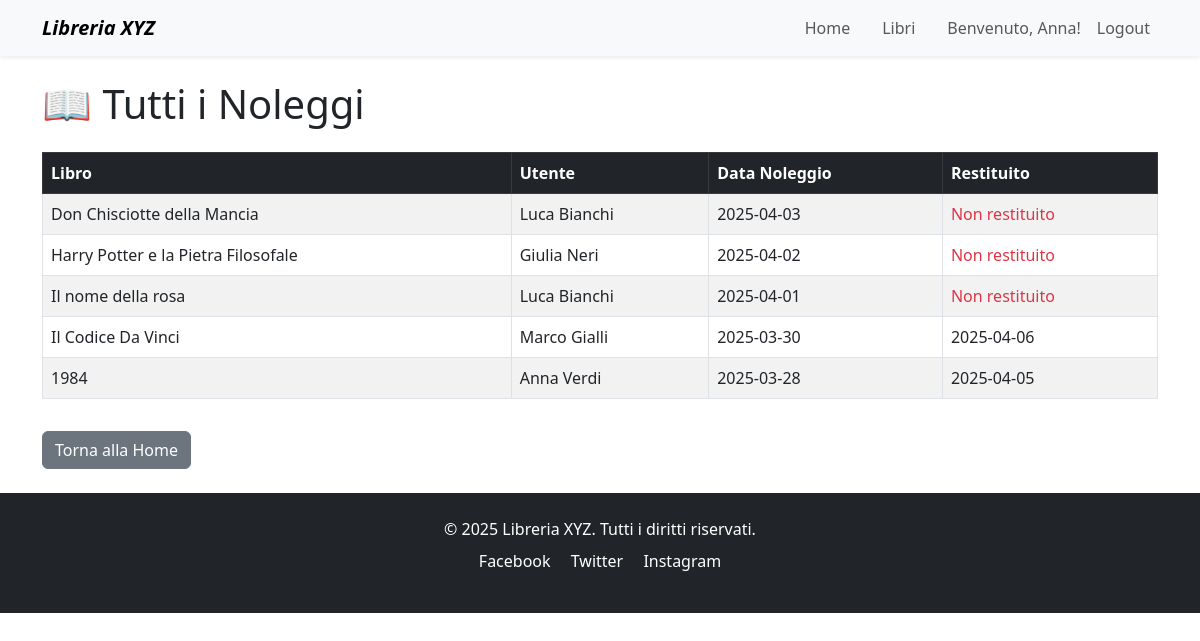
Page /noleggi_admin.php (signed in) on the committed database.
### tables this page shows
CREATE TABLE Noleggi (
    id_noleggio INT AUTO_INCREMENT PRIMARY KEY,
    id_utente INT,
    id_libro INT,
    data_noleggio DATE,
    data_restituzione DATE DEFAULT NULL,
    FOREIGN KEY (id_utente) REFERENCES Utenti(id_utente),
    FOREIGN KEY (id_libro) REFERENCES Libri(id_libro)
);

CREATE TABLE Libri (
    id_libro INT AUTO_INCREMENT PRIMARY KEY,
    titolo VARCHAR(100),
    autore VARCHAR(100),
    anno_pubblicazione YEAR,
    genere SET('Romanzo', 'Saggio', 'Biografia', 'Fantasy', 'Giallo', 'Horror', 'Storico', 'Altro'),
    copertina VARCHAR(255),
    lingua ENUM('Italiano', 'Inglese', 'Francese', 'Tedesco', 'Spagnolo', 'Altro'),
    disponibile BOOLEAN DEFAULT TRUE
);

CREATE TABLE Utenti (
    id_utente INT AUTO_INCREMENT PRIMARY KEY,
    nome VARCHAR(50),
    cognome VARCHAR(50),
    email VARCHAR(100) UNIQUE,
    password VARCHAR(255),
    ruolo ENUM('admin', 'utente') DEFAULT 'utente'
);

### noleggi_admin.php (the view, shortened to what this page needs)
<?php
include("link/connessione.php");
$utente_loggato = isset($_SESSION['nome']) ? $_SESSION['nome'] : null;
?>
<!DOCTYPE html>
<html lang="it">
<head>
  <link href="https://cdn.jsdelivr.net/npm/bootstrap@5.3.0/dist/css/bootstrap.min.css" rel="stylesheet">
</head>
<body>
<header>
    <nav class="navbar navbar-expand-lg navbar-light bg-light shadow-sm">
      <div class="container">
        <a class="navbar-brand fw-bold fst-italic" href="index.php">Libreria XYZ</a>
        <div class="collapse navbar-collapse" id="navbarContent">
          <ul class="navbar-nav ms-auto mb-2 mb-lg-0">
            <li class="nav-item me-3"><a class="nav-link" aria-current="page" href="index.php">Home</a></li>
            <li class="nav-item me-3"><a class="nav-link" href="libri.php">Libri</a></li>
            <?php if ($utente_loggato): ?>
              <li class="nav-item"><span class="nav-link">Benvenuto, <?php echo htmlspecialchars($utente_loggato); ?>!</span></li>
              <li class="nav-item"><a class="nav-link" href="link/logout.php">Logout</a></li>
              <?php else: ?>
                <li class="nav-item"><a class="nav-link" href="login.html">Login</a></li>
            <?php endif; ?>
          </ul>
        </div>
      </div>
    </nav>
  </header>
<div class="container py-4">
  <h1 class="mb-4">📖 Tutti i Noleggi</h1>
  <table class="table table-bordered table-striped">
    <thead class="table-dark">
      <tr>
        <th>Libro</th>
        <th>Utente</th>
        <th>Data Noleggio</th>
        <th>Restituito</th>
      </tr>
    </thead>
    <tbody>
      <?php
      $stmt = $pdo->query("
        SELECT
          Libri.titolo,
          Utenti.nome,
          Utenti.cognome,
          Noleggi.data_noleggio,
          Noleggi.data_restituzione
        FROM Noleggi
        JOIN Libri ON Noleggi.id_libro = Libri.id_libro
        JOIN Utenti ON Noleggi.id_utente = Utenti.id_utente
        ORDER BY Noleggi.data_noleggio DESC
      ");
      while ($row = $stmt->fetch(PDO::FETCH_ASSOC)) {
        $titolo = htmlspecialchars($row['titolo']);
        $utente = htmlspecialchars($row['nome'] . ' ' . $row['cognome']);
        $noleggio = htmlspecialchars($row['data_noleggio']);
        $restituzione = $row['data_restituzione'] ? htmlspecialchars($row['data_restituzione']) : "<span class='text-danger'>Non restituito</span>";
        echo "<tr>
                <td>$titolo</td>
                <td>$utente</td>
                <td>$noleggio</td>
                <td>$restituzione</td>
              </tr>";
      }
      ?>
    </tbody>
  </table>
  <a href="index.php" class="btn btn-secondary mt-3">Torna alla Home</a>
</div>
<footer class="text-center py-4 bg-dark text-white">
    <p class="mb-2">&copy; 2025 Libreria XYZ. Tutti i diritti riservati.</p>
    <ul class="list-inline">
      <li class="list-inline-item me-3"><a href="https://www.facebook.com/" target="_blank" class="text-white text-decoration-none">Facebook</a></li>
      <li class="list-inline-item me-3"><a href="https://x.com/" target="_blank" class="text-white text-decoration-none">Twitter</a></li>
      <li class="list-inline-item"><a href="https://www.instagram.com/" target="_blank" class="text-white text-decoration-none">Instagram</a></li>
    </ul>
  </footer>
</body>
</html>

### rows in the picture
noleggi: id_libro.titolo "Don Chisciotte della Mancia", id_utente.cognome "Luca Bianchi", data_noleggio "2025-04-03", shows "Non restituito"
noleggi: id_libro.titolo "Harry Potter e la Pietra Filosofale", id_utente.cognome "Giulia Neri", data_noleggio "2025-04-02", shows "Non restituito"
noleggi: id_libro.titolo "Il nome della rosa", id_utente.cognome "Luca Bianchi", data_noleggio "2025-04-01", shows "Non restituito"
noleggi: id_libro.titolo "Il Codice Da Vinci", id_utente.cognome "Marco Gialli", data_noleggio "2025-03-30", data_restituzione "2025-04-06"
noleggi: id_libro.titolo "1984", id_utente.cognome "Anna Verdi", data_noleggio "2025-03-28", data_restituzione "2025-04-05"

### other values in the picture
$utente_loggato "Anna"
